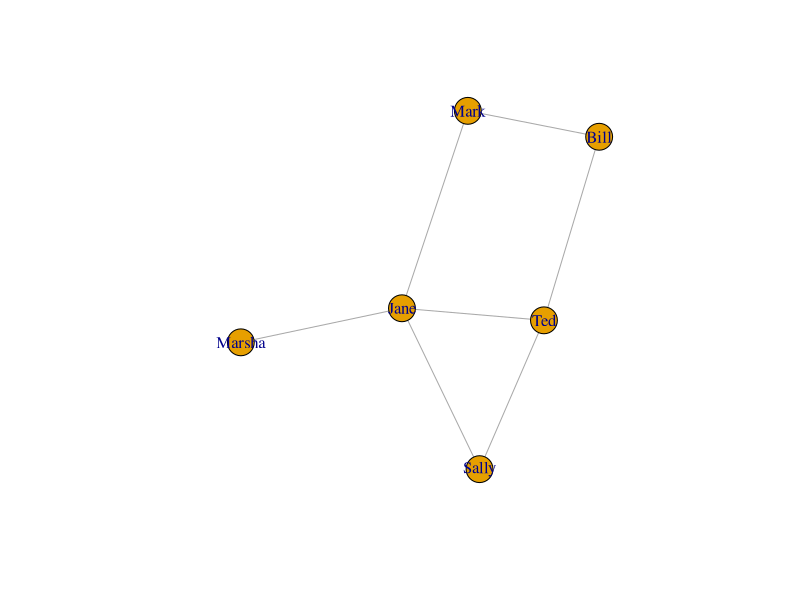
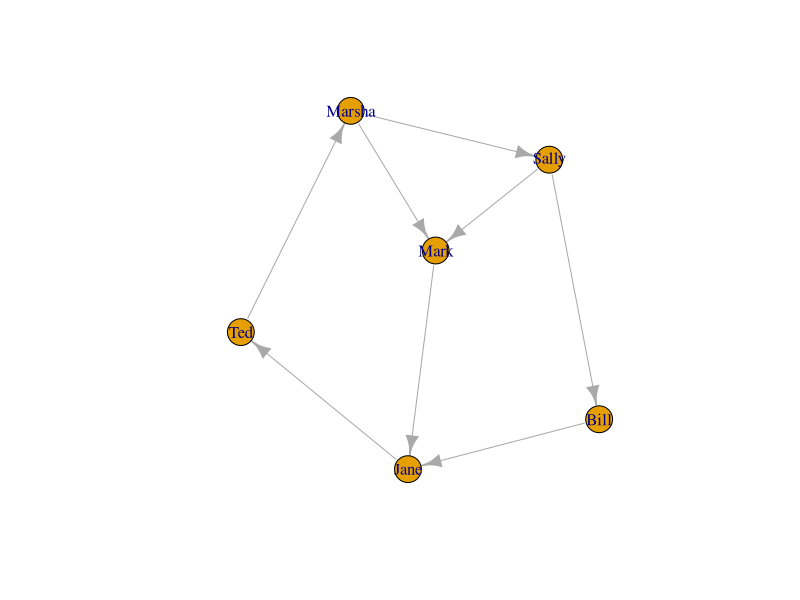
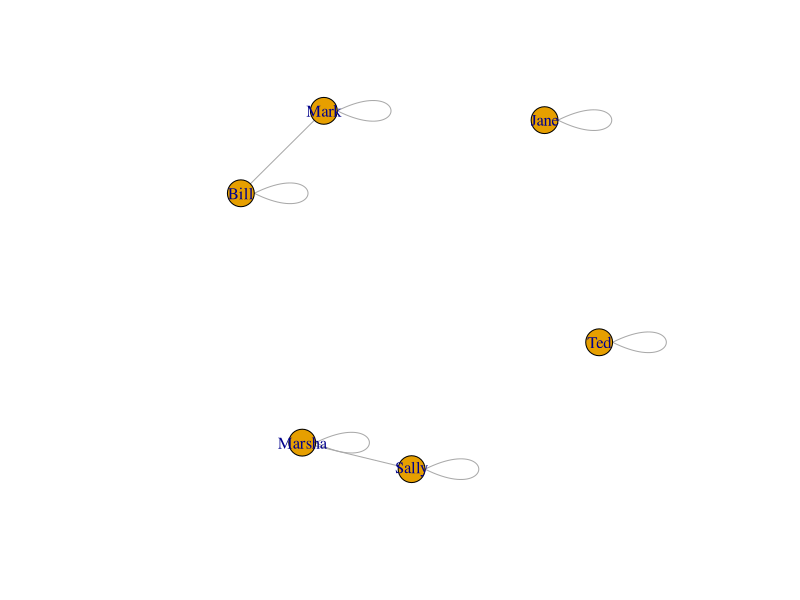
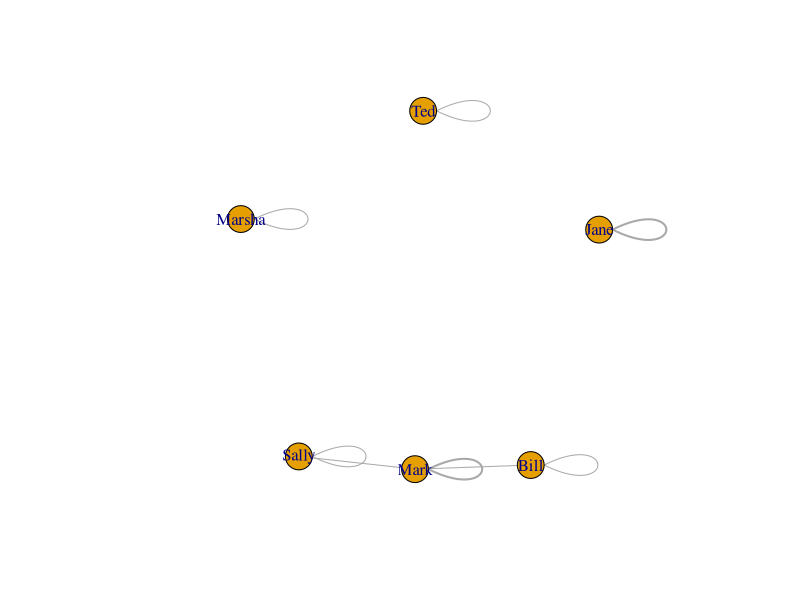
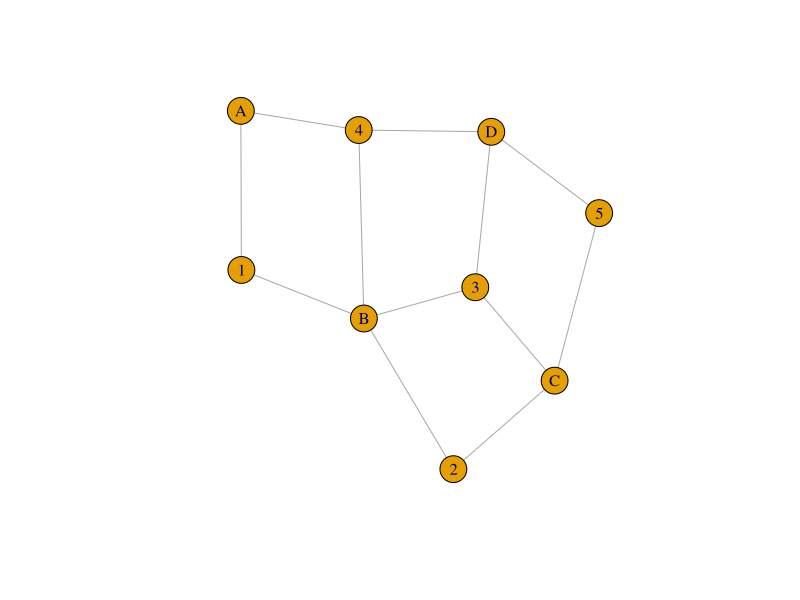
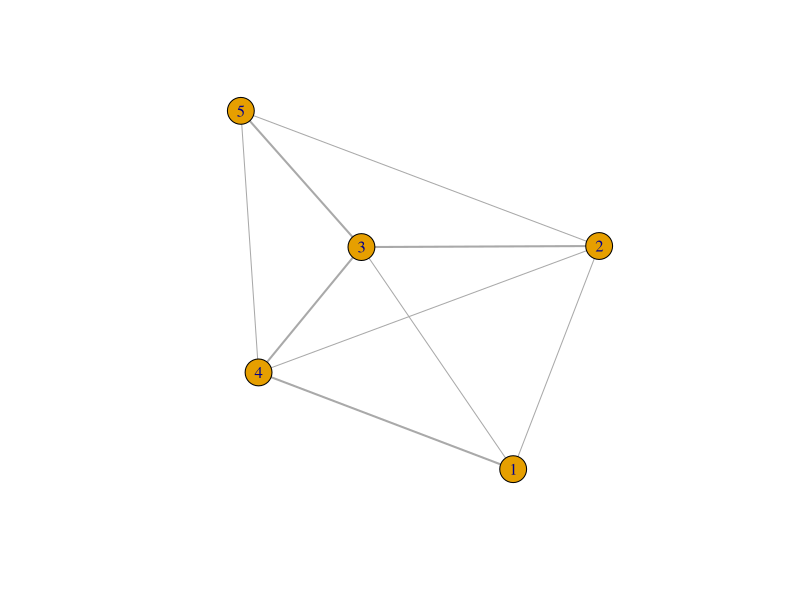
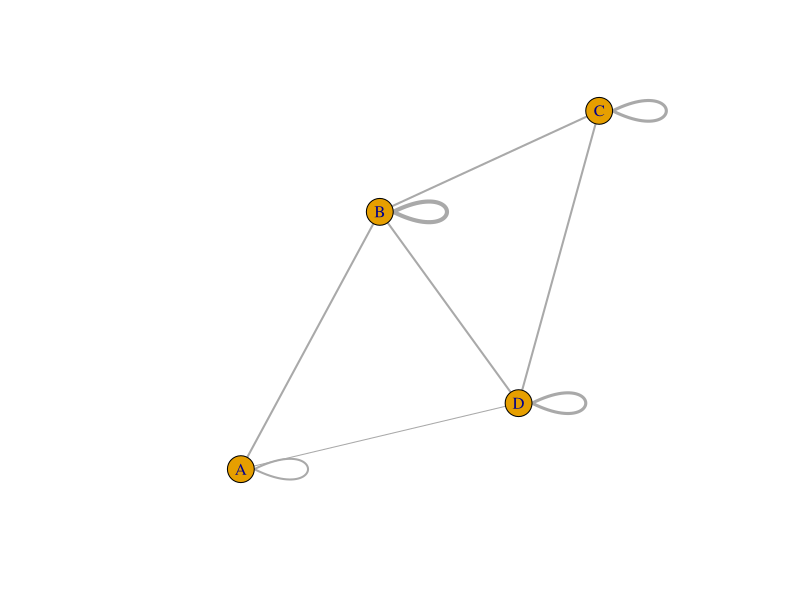

The R script that drew these images, in order:
## ---- chunk 1

A = c(0,1,0,0,1,0,1,0,1,1,0,0,0,1,0,1,1,1,0,1,1,0,0,0,1,0,1,0,0,0,0,0,1,0,0,0) # Matrix 6.2 in Newman
A = matrix(A, 6,6)
colnames(A) = c("Bill", "Ted", "Jane", "Sally", "Mark", "Marsha") # I like to have names to make this easier.
rownames(A) = c("Bill", "Ted", "Jane", "Sally", "Mark", "Marsha")
A
## ---- chunk 2
library(igraph)
g = graph.adjacency(A, mode='undirected')
plot(g, show.arrows=F)
## ---- chunk 3
dirA = c(0,0,0,1,0,0,0,0,1,0,0,0,1,0,0,0,1,0,0,0,0,0,0,1,0,0,0,1,0,1,0,1,0,0,0,0) # Matrix 6.6 in Newman (directed)
dirA = matrix(dirA, 6, 6)
colnames(dirA) = c("Bill", "Ted", "Jane", "Sally", "Mark", "Marsha") # I like to have names to make this easier.
rownames(dirA) = c("Bill", "Ted", "Jane", "Sally", "Mark", "Marsha")
dirA
c = graph.adjacency(dirA)
plot(c)
## ---- chunk 4
dirA = c(0,0,0,1,0,0,0,0,1,0,0,0,1,0,0,0,1,0,0,0,0,0,0,1,0,0,0,1,0,1,0,1,0,0,0,0) # Matrix 6.6 in Newman (directed)
dirA = matrix(dirA, 6, 6)
colnames(dirA) = c("Bill", "Ted", "Jane", "Sally", "Mark", "Marsha") # I like to have names to make this easier.
rownames(dirA) = c("Bill", "Ted", "Jane", "Sally", "Mark", "Marsha")
cocitation = function(mat) { # Formula 6.8 in Newman.
  C = mat %*% t(mat)
  return(C)
}


new = cocitation(dirA)
new
g = graph.adjacency(new, weighted=T, mode="undirected")
plot(g)

## ---- chunk 5
bibCoupling = function(mat) { # Newman 6.11
  B = t(mat) %*% mat
  return(B)
}

new = bibCoupling(dirA)
new
g = graph.adjacency(new, weighted=T, mode="undirected")
plot(g, edge.width=E(g)$weight)
## ---- chunk 6
B = c(1,0,0,1,0,1,1,1,1,0,0,1,1,0,1,0,0,1,1,1)
B = matrix(B, byrow = T, 4,5)  # Matrix 6.16 in Newman
colnames(B) = c(1,2,3,4,5)
rownames(B) = c("A", "B", "C", "D")

B
g = graph.incidence(B)
plot(g)
## ---- chunk 7
B = c(1,0,0,1,0,1,1,1,1,0,0,1,1,0,1,0,0,1,1,1)
B = matrix(B, byrow = T, 4,5)  # Matrix 6.16 in Newman
colnames(B) = c(1,2,3,4,5)
rownames(B) = c("A", "B", "C", "D")

# Newman p. 126
P = t(B) %*% B # Converts the matrix into something similar to an adjacency matrix. Pij is the number of groups to which both i and j belong.
diag(P) = 0 # Set the diagonal elements to 0 to convert P into an adjacency matrix.
P
g = graph.adjacency(P, mode='undirected', weighted=T)
plot(g, edge.width=E(g)$weight)
## ---- chunk 8
B = c(1,0,0,1,0,1,1,1,1,0,0,1,1,0,1,0,0,1,1,1)
B = matrix(B, byrow = T, 4,5)  # Matrix 6.16 in Newman
colnames(B) = c(1,2,3,4,5)
rownames(B) = c("A", "B", "C", "D")

# Newman p. 126
Pp = B %*% t(B) # Project to an adjacency matrix.
Pp # The diagonals here represent the number of members of each group.
g = graph.adjacency(Pp, mode='undirected', weighted=T)
plot(g, edge.width=E(g)$weight)
## ---- chunk 9
B = c(1,0,0,1,0,1,1,1,1,0,0,1,1,0,1,0,0,1,1,1)
B = matrix(B, byrow = T, 4,5)  # Matrix 6.16 in Newman
colnames(B) = c(1,2,3,4,5)
rownames(B) = c("A", "B", "C", "D")

degree = function(mat, index) { # Newman 6.19
  return(sum(mat[index,]))
}

B
degree(B, 'B') # How many edges are connected to 'B' in the network. Also equivalent to the diagonal value in Pp.
Pp['B','B']

# Switching to a simpler matrix
A = c(0,1,0,0,1,0,1,0,1,1,0,0,0,1,0,1,1,1,0,1,1,0,0,0,1,0,1,0,0,0,0,0,1,0,0,0) # Matrix 6.2 in Newman
A = matrix(A, 6,6)
colnames(A) = c("Bill", "Ted", "Jane", "Sally", "Mark", "Marsha") # I like to have names to make this easier.
rownames(A) = c("Bill", "Ted", "Jane", "Sally", "Mark", "Marsha")

# Number of edge ends, 6.20
m2 = sum(A)
m2

# Mean Degree, 6.23
c = m2 / length(A[1,])
c
## ---- chunk 10

A = c(0,1,0,0,1,0,1,0,1,1,0,0,0,1,0,1,1,1,0,1,1,0,0,0,1,0,1,0,0,0,0,0,1,0,0,0) # Matrix 6.2 in Newman
A = matrix(A, 6,6)
colnames(A) = c("Bill", "Ted", "Jane", "Sally", "Mark", "Marsha") # I like to have names to make this easier.
rownames(A) = c("Bill", "Ted", "Jane", "Sally", "Mark", "Marsha")

# Number of edge ends, 6.20
m2 = sum(A)

# Mean Degree, 6.23
c = m2 / length(A[1,])

# Density, 6.24
c / (length(A[1,]) - 1)
## ---- chunk 11

# In-degree, 6.25 (a) where i = 'Marsha'
kin = sum(dirA['Marsha',])
kin

# Out-degree. 6.25 (b) where j = 'Marsha'
kout = sum(dirA[,'Marsha'])
kout
## ---- chunk 12
dirA = c(0,0,0,1,0,0,0,0,1,0,0,0,1,0,0,0,1,0,0,0,0,0,0,1,0,0,0,1,0,1,0,1,0,0,0,0) # Matrix 6.6 in Newman (directed)
dirA = matrix(dirA, 6, 6)
colnames(dirA) = c("Bill", "Ted", "Jane", "Sally", "Mark", "Marsha") # I like to have names to make this easier.
rownames(dirA) = c("Bill", "Ted", "Jane", "Sally", "Mark", "Marsha")

numDirEdges = function(mat) { #6.26
   m = 0
   for(i in 1:length(mat[,1])){ # iterate over rows
    m = m + sum(dirA[i,])
   }
   return(m)
}
m = numDirEdges(dirA)
m

# Mean Degree, 6.28
c = m / length(dirA[1,])
c

## ---- chunk 13
library(expm)
A = c(0,1,0,0,1,0,1,0,1,1,0,0,0,1,0,1,1,1,0,1,1,0,0,0,1,0,1,0,0,0,0,0,1,0,0,0) # Matrix 6.2 in Newman
A = matrix(A, 6,6)
colnames(A) = c("Bill", "Ted", "Jane", "Sally", "Mark", "Marsha") # I like to have names to make this easier.
rownames(A) = c("Bill", "Ted", "Jane", "Sally", "Mark", "Marsha")

numPaths = function(A, len){ # 6.31
  N = 0
  for(i in 1:length(A[,1])) {
    for(j in 1:length(A[1,])) {
      if((A%^%len)[i,j] == len){
        N = N+1
      }
    }
  }
  return(N)
}
N = numPaths(A, 2)

# Finding the number of loops, 6.32
numLoops = function(A, len){
  return(sum(diag(A %^% len)))
}
L = numLoops(A, 3)
L

# Using eigenvalues to find number of loops, 6.33
numLoops = function(A, len){
  k = eigen(A)$values
  L = sum(k^len)
  return(L)
}
L = numLoops(A, 3)
L

## ---- chunk 14
#Newman p. 139.
geodesic = function(A, i, j) {
  done = FALSE
  count = 1
  
  while (done == F) {
    aij = A %^% count
    if(aij[i,j] > 0) {
      return(count)
    }
    count = count + 1
  }
}
geodesic(A, 2, 5)
